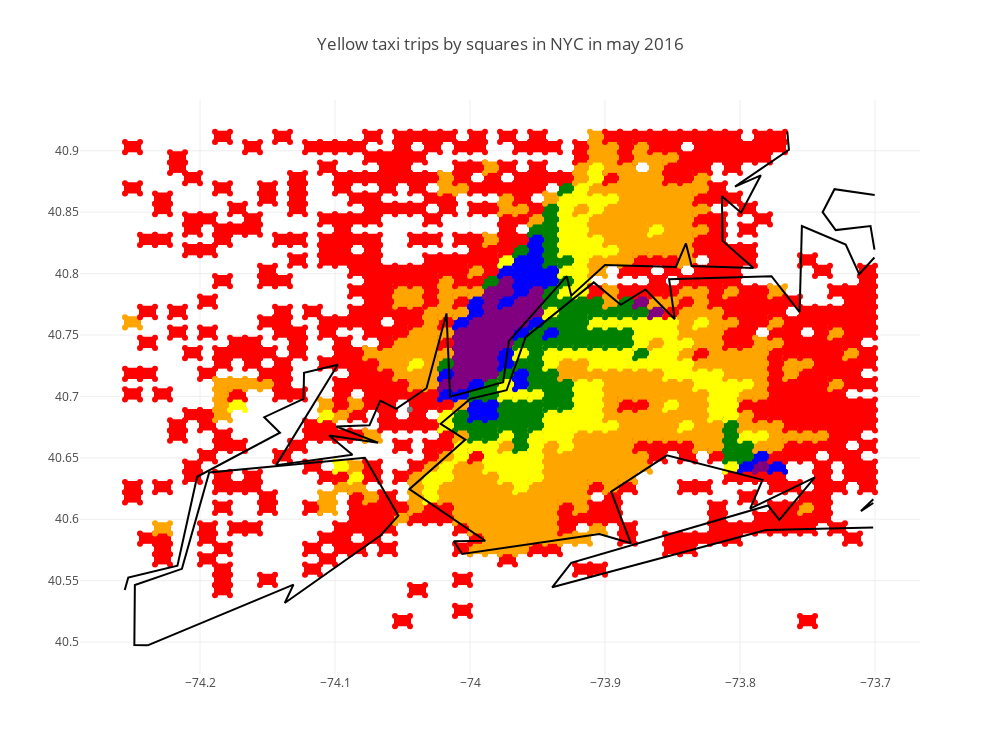

The notebook cell saved with this chart:
### Code cell
data = Data(sqrs+[trace1]+traces_cc)

axis_style = dict(
    zeroline=False,
    showline=False,
    showgrid=False,
)

layout = Layout(
    title='Yellow taxi trips by squares in NYC in may 2016',
    showlegend=False,
    hovermode="closest",        # highlight closest point on hover
    autosize=False,
    width=1800*(east-west),
    height=1800*(north-south),
)
fig = Figure(data=data, layout=layout)
iplot(fig)#Нарисуйте на интерактивной карте Нью-Йорка ячейки так, чтобы их цвет показывал среднее за месяц количество поездок такси в час из этой зоны.
